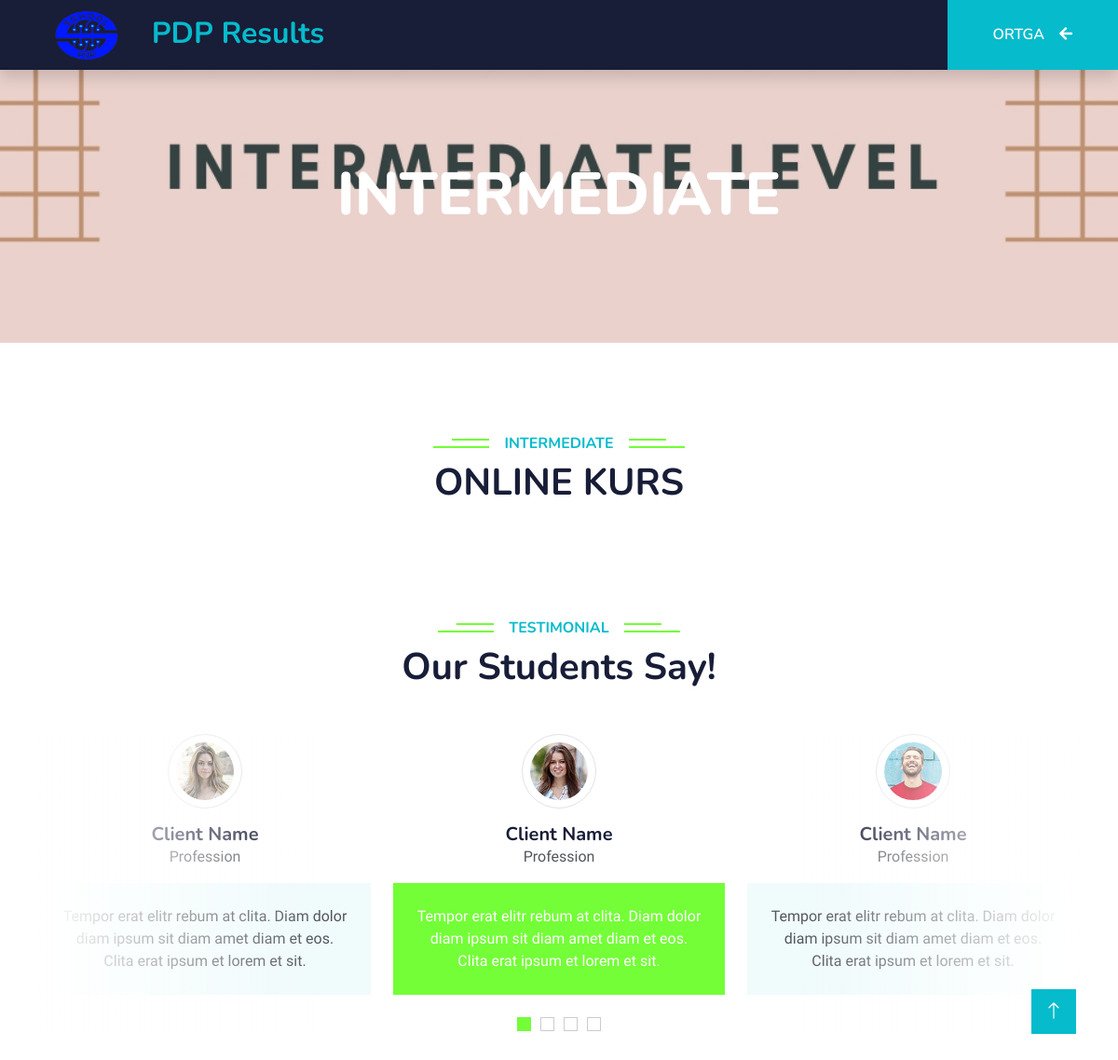
/panel/intermediate, run on an earlier commit of the app's database.
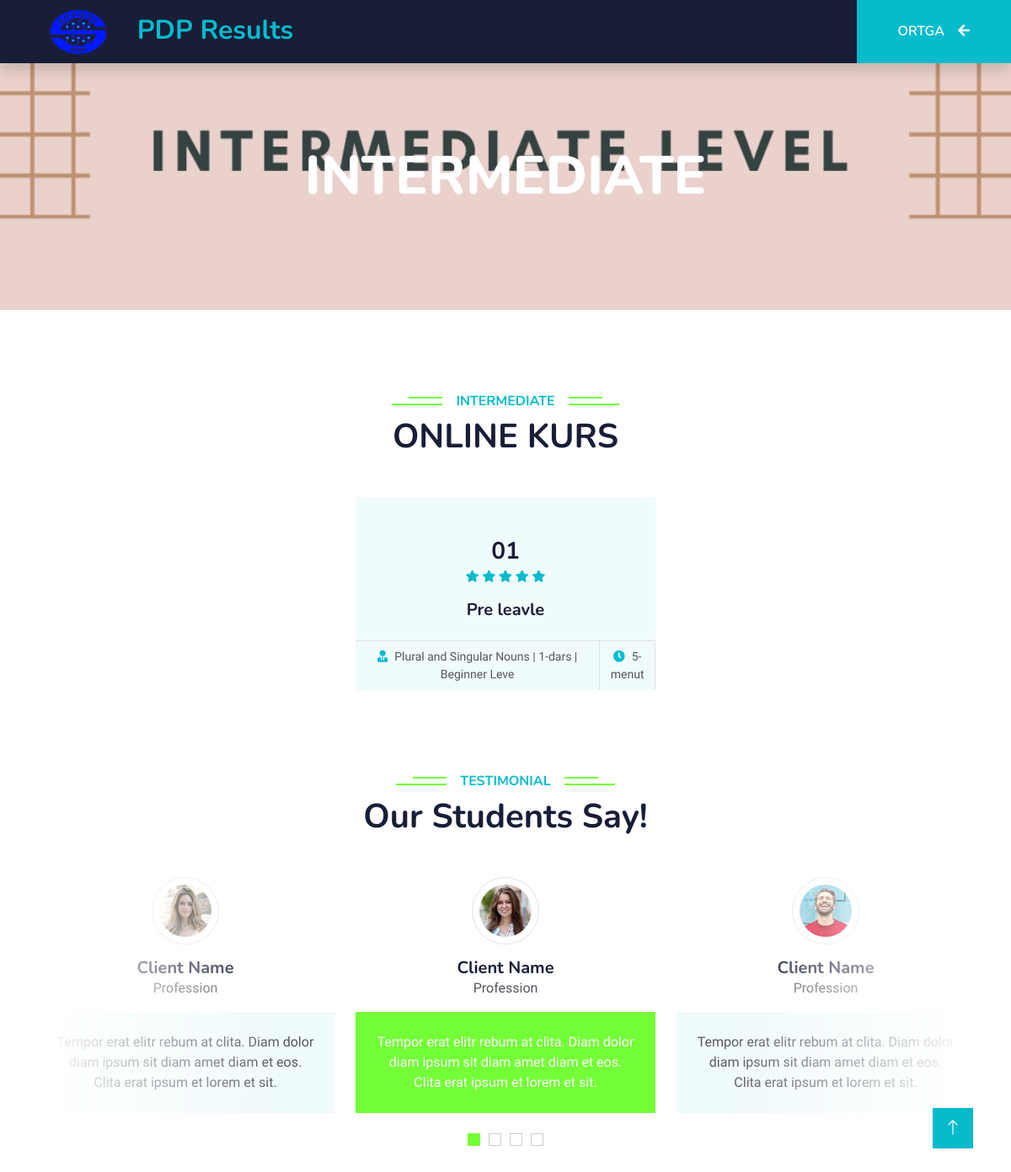
And on a later commit of the database.
### panel/models.py (models this page shows)
class Intermediate(models.Model):
    num = models.CharField(max_length=2, blank=True, null=True)
    title = models.CharField(max_length=30, blank=True, null=True)
    topic = models.CharField(max_length=50, blank=True, null=True)
    date = models.CharField(max_length=50, blank=True, null=True)
    links = models.URLField()
    images = models.ImageField(upload_to="en")
    dic = models.TextField()

### panel/views.py (the view)
# urls.py: path('intermediate', IntermediateView.as_view(), name='intermediate'),
class IntermediateView(ListView):
    model = Intermediate
    context_object_name = "inters"
    template_name = "OnlineDarslar/intermediate.html"

### templates/OnlineDarslar/intermediate.html (shortened to what the changed rows need)
<!DOCTYPE html>
<html lang="en">
<head>
    <link href="https://cdnjs.cloudflare.com/ajax/libs/font-awesome/5.10.0/css/all.min.css" rel="stylesheet">
    <link href="https://cdn.jsdelivr.net/npm/bootstrap-icons@1.4.1/font/bootstrap-icons.css" rel="stylesheet">
    <link href="../../static/libMiz/animateMiz/animateMiz.min.css" rel="stylesheet">
    <link href="../../static/libMiz/owlcarouselMiz/assetsMiz/owl.carouselMiz.min.css" rel="stylesheet">
    <link href="../../static/cssMiz/bootstrap.minMiz.css" rel="stylesheet">
    <link href="../../static/cssMiz/styleMiz.css" rel="stylesheet">
</head>
<body>
    <nav class="navbar navbar-expand-lg bg-dark navbar-light shadow sticky-top p-0">
           <a href="index.html" class="navbar-brand d-flex align-items-center px-4 px-lg-5">
  <h2 class="m-0 text-primary">
    <img src="../../static/darkpan-1.0.0/imgim/loga.png" alt="Logo" class="me-3" style="width: 90px; height: 70px;">
    PDP Results
  </h2>
</a>
    </nav>
    <div class="container-fluid bg-primary py-5 mb-5 page3-header">
        <div class="container py-5">
            <div class="row justify-content-center">
                <div class="col-lg-10 text-center">
                    <h1 class="display-3 text-white animated slideInDown">INTERMEDIATE</h1>
                </div>
            </div>
        </div>
    </div>
    <div class="container-xxl py-5">
        <div class="container">
            <div class="text-center wow fadeInUp" data-wow-delay="0.1s">
                <h1 class="mb-5">ONLINE KURS</h1>
            </div>
            <div class="row g-4 justify-content-center">
                {% for post in inters %}
                <div class="col-lg-4 col-md-6 wow fadeInUp" data-wow-delay="0.1s">
                    <div class="course-item bg-light">
                        <div class="position-relative overflow-hidden">
                        </div>
                        <div class="text-center p-4 pb-0">
                            <h3 class="mb-0">{{ post.num }}</h3>
                            <div class="mb-3">
                                <small class="fa fa-star text-primary"></small>
                                <small class="fa fa-star text-primary"></small>
                                <small class="fa fa-star text-primary"></small>
                                <small class="fa fa-star text-primary"></small>
                                <small class="fa fa-star text-primary"></small>
                            </div>
                            <h5 class="mb-4">{{ post.title }}</h5>
                        </div>
                        <div class="d-flex border-top">
                            <small class="flex-fill text-center border-end py-2"><i class="fa fa-user-tie text-primary me-2"></i>{{ post.topic }}</small>
                            <small class="flex-fill text-center border-end py-2"><i class="fa fa-clock text-primary me-2"></i>{{ post.date }}</small>
                        </div>
                    </div>
                </div>
                {% endfor %}
            </div>
        </div>
    </div>
    <div class="container-xxl py-5 wow fadeInUp" data-wow-delay="0.1s">
        <div class="container">
            <div class="text-center">
                <h1 class="mb-5">Our Students Say!</h1>
            </div>
        </div>
    </div>
</body>
</html>

What changed in the data, as far as the page shows it:
added Intermediate: num "01", title "Pre leavle", topic "Plural and Singular Nouns | 1-dars | Beginner Leve", date "5-menut"
